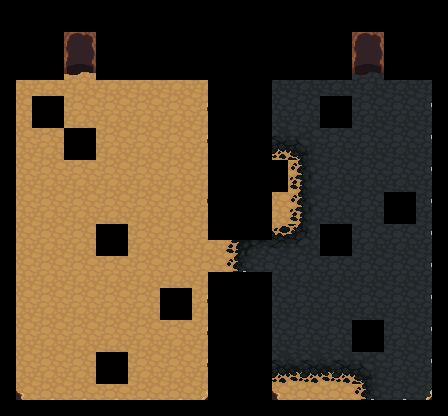

Below is a game level as drawn by its tile map, then a one-line description and the .tmx that defines it (tile-layer data replaced by summaries):
An orthogonal 14x13 tile map with 32x32 px tiles, 5 tile layers (Ground, Ground, Decorations, Walls, ...), 2 tilesets.

<map version="1.0" orientation="orthogonal" width="14" height="13" tilewidth="32" tileheight="32">
 <tileset firstgid="1" name="Exteriors" tilewidth="32" tileheight="32">
  <image source="tiles_/exteriors.png" width="1120" height="1728" />
 </tileset>
 <tileset firstgid="1891" name="collisionator" tilewidth="32" tileheight="32">
  <image source="tiles_/collisionator.png" width="128" height="128" />
  <tile id="0">
   <properties>
    <property name="wall" value="se" />
   </properties>
  </tile>
  <tile id="1">
   <properties>
    <property name="wall" value="s" />
   </properties>
  </tile>
  <tile id="2">
   <properties>
    <property name="wall" value="sw" />
   </properties>
  </tile>
  <tile id="4">
   <properties>
    <property name="wall" value="e" />
   </properties>
  </tile>
  <tile id="5">
   <properties>
    <property name="wall" value="a" />
   </properties>
  </tile>
  <tile id="6">
   <properties>
    <property name="wall" value="w" />
   </properties>
  </tile>
  <tile id="7">
   <properties>
    <property name="wall" value="bs" />
   </properties>
  </tile>
  <tile id="8">
   <properties>
    <property name="wall" value="ne" />
   </properties>
  </tile>
  <tile id="9">
   <properties>
    <property name="wall" value="n" />
   </properties>
  </tile>
  <tile id="10">
   <properties>
    <property name="wall" value="nw" />
   </properties>
  </tile>
  <tile id="11">
   <properties>
    <property name="wall" value="sl" />
   </properties>
  </tile>
  <tile id="12">
   <properties>
    <property name="wall" value="l1" />
   </properties>
  </tile>
  <tile id="13">
   <properties>
    <property name="wall" value="l2" />
   </properties>
  </tile>
  <tile id="14">
   <properties>
    <property name="wall" value="l3" />
   </properties>
  </tile>
  <tile id="15">
   <properties>
    <property name="wall" value="l4" />
   </properties>
  </tile>
 </tileset>
 <layer name="Ground" width="14" height="13">
  <data>[182 cells, 182 non-empty, 1 distinct tile ids]</data>
 </layer>
 <layer name="Ground" width="14" height="13">
  <data>[182 cells, 66 non-empty, 8 distinct tile ids]</data>
 </layer>
 <layer name="Decorations" width="14" height="13">
  <data>[182 cells, 10 non-empty, 2 distinct tile ids]</data>
 </layer>
 <layer name="Walls" width="14" height="13">
  <data>[182 cells, 101 non-empty, 25 distinct tile ids]</data>
 </layer>
 <layer name="Collisions" width="14" height="13">
  <data>[182 cells, 106 non-empty, 13 distinct tile ids]</data>
 </layer>
</map>
